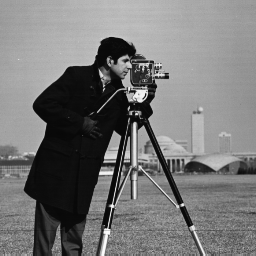
#> input picture HW2/cameraman.tif, 256 x 256 px, given in place of cameraman.jpg, which was not available
$ jupyter execute --allow-errors HW1.ipynb   (text cells are left out)
#> lines starting #> are read from the running program, lines starting #| are printed output that depends on the picture; pictures that were not available may be replaced by others from this repository, and a replacement may not be noted
#> further down, original_img is the input picture: shape (256, 256); min 7, max 253, mean 118.7
[cell 1]
import numpy as np
import matplotlib.pyplot as plt

[cell 2]
import numpy as np

def SVD(A):
    """
    Compute the Singular Value Decomposition (SVD) of a matrix A.

    Parameters:
    A (numpy.ndarray): Input matrix of shape (h, w).

    Returns:
    U (numpy.ndarray): Left singular vectors of shape (h, h).
    Sig (numpy.ndarray): Singular values of shape (min(h, w), 1).
    V (numpy.ndarray): Right singular vectors of shape (w, w).
    """
    A = A.astype(np.float32)
    h, w = A.shape # get the dimension of A
#> h = 256; w = 256

    # Calculate U
    AAT = np.dot(A, A.T)
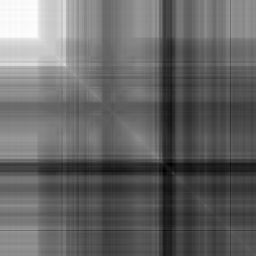
#> AAT: shape (256, 256) float32; min 1284701, max 7663319, mean 3857165; drawn with min black and max white
    eigenValues_U, U = np.linalg.eig(AAT)
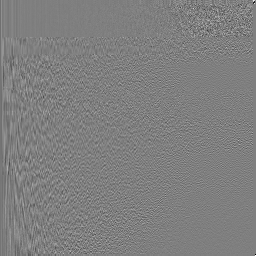
#> U: shape (256, 256) float32; min -0.707, max 0.707, mean -0.000314; drawn with min black and max white
#> eigenValues_U = 256 values, max 1.03e+09 at index 0, min -1.81e-08 at index 254, mean 4603375.5
    sorted_idx = np.flip(np.argsort(eigenValues_U)) # sorting the eigenvalue in descending order
#> sorted_idx = 256 values, max 255 at index 254, min 0 at index 0, mean 127.5
    U = U[:,sorted_idx]


    # Calculate V
    ATA = np.dot(A.T, A)
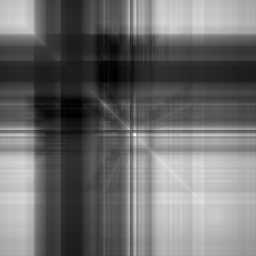
#> ATA: shape (256, 256) float32; min 1608339, max 6745021, mean 3818610.5; drawn with min black and max white
    eigenValues_V, V = np.linalg.eig(ATA)
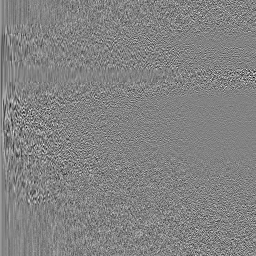
#> V: shape (256, 256) float32; min -0.392, max 0.373, mean 0.000214; drawn with min black and max white
#> eigenValues_V = 256 values, max 1.03e+09 at index 0, min -2.98e-09 at index 254, mean 4603375
    sorted_idx = np.flip(np.argsort(eigenValues_V))
#> sorted_idx = 256 values, max 255 at index 246, min 0 at index 0, mean 127.5
    V = V[:,sorted_idx]
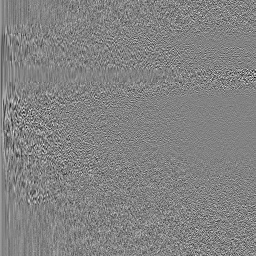
#> V: shape (256, 256) float32; min -0.392, max 0.373, mean 0.000214; drawn with min black and max white
    eigenValues_V = eigenValues_V[sorted_idx] # I intended to build sigma matrix by using the eigen value of V(that is same to that of U.)
#> eigenValues_V = 256 values, max 1.03e+09 at index 0, min -2.98e-09 at index 255, mean 4603375

    # Calculate the singular values (Sig)
    Sig = np.sqrt(eigenValues_V) # I believe that the eigenvalue of V is always positive, which is derived from the linear algebra

    # Ensure proper signs in U and V
    for i in range(min(w, h)):
        if np.sign(np.dot(A,V[:,i])[0]) != np.sign(Sig[i]*U[:,i][0]): # if the sign is different
            V[:, i] = -V[:, i] # change the sign
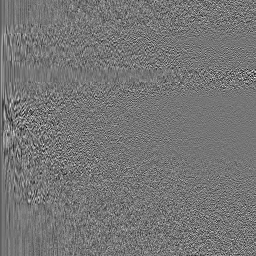
#> V: shape (256, 256) float32; min -0.339, max 0.392, mean -0.000199; drawn with min black and max white

    # Sort singular values in descending order
    return U, Sig, V.T

[cell 3]
# check L2 norm
def check_error(a:np.array, svd:SVD):
  u,s,v = np.linalg.svd(a)
  v = v.T
  u_impl, s_impl, v_impl = SVD(a)
  v_impl = v_impl.T
  H, W = a.shape
  error = 0.
  for h in range(H):
    if np.sign(u[:,h][0]) != np.sign(u_impl[:,h][0]):
      error += np.linalg.norm(u[:,h][0]+u_impl[:,h][0])
    else:
      error += np.linalg.norm(u[:,h][0]-u_impl[:,h][0])
  for w in range(W):
    if np.sign(v[:,w][0]) != np.sign(v_impl[:,w][0]):
      error += np.linalg.norm(v[:,w][0]+v_impl[:,w][0])
    else:
      error += np.linalg.norm(v[:,w][0]-v_impl[:,w][0])
  error += np.linalg.norm(s-s_impl)
  return error

[cell 4]
import trimesh

[cell 5]
# choose the directory where you put your input cup pointcloud file
input_path = "./input.ply"
target_path = "./target.ply"
#> (the rest of this cell did not finish here and is left out)

#> (a cell that did not finish here is left out)

#> (a cell that did not finish here is left out)

[cell 8]
import cv2
import copy
original_img = cv2.imread("./cameraman.jpg", cv2.IMREAD_UNCHANGED)
original_img = original_img.astype(np.float32) # for precision change
num = 8

# compression and restore
def compress(Sigma, rank=0):
  ########################################
  #------To Do : Fill here---------------#
  ########################################
  if rank ==0:
    return np.diag(Sigma)
  Sigma = Sigma[rank:] # drop the largest sigma
  Sigma = np.diag(Sigma) # make 1D array to 2D matrix for convenience
  ########################################
  #------End of your Code----------------#
  ########################################
  return Sigma

U, Sig, Vt = None, None, None
img_list = [] # list of images in numpy format
########################################
#------To Do : Fill here---------------#
########################################
U,Sig,Vt = SVD(original_img)
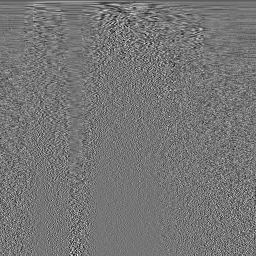
#> Vt: shape (256, 256) float32; min -0.339, max 0.392, mean -0.000199; drawn with min black and max white

# U,Sig,Vt = np.linalg.svd(original_img)
h,w = original_img.shape # get the dimension of original image.
#> h = 256; w = 256
img_list.append(original_img) # we want to show the original image

for rank in range(1,10):
   reduced_sig = compress(Sig,rank)
   reduced_U = U[:,rank:]
   reduced_V = Vt[rank:,:]
   tmpImg = reduced_U.dot(reduced_sig).dot(reduced_V)
   img_list.append(tmpImg)
#> this loop made 9 passes
#> pass 1, in compress, `Sigma = np.diag(Sigma)`:
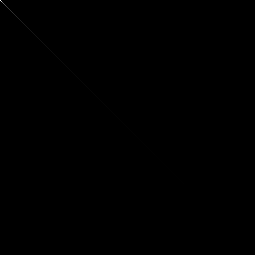
#> Sigma: shape (255, 255) float32; 0% of the values are NaN or infinite; the others: min 0, max 7237.9, mean 1.22; drawn with min black, max white, NaN and infinite black
#> pass 1, `reduced_U = U[:,rank:]`:
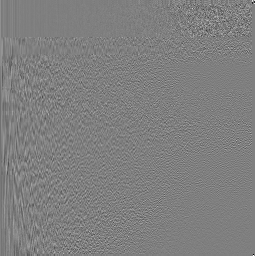
#> reduced_U: shape (256, 255) float32; min -0.707, max 0.707, mean -7.53e-05; drawn with min black and max white
#> after the loop:
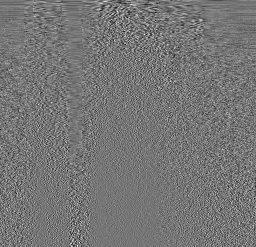
#> reduced_V: shape (247, 256) float32; min -0.339, max 0.392, mean -3.8e-06; drawn with min black and max white
#> after the loop, img_list = 10 items

########################################
#------End of your Code----------------#
########################################

# Restore with different ranks(with different a)
gridspec_kw = {"wspace": 0.0, "hspace": 0.0}
fig, ax = plt.subplots(2, 5, gridspec_kw=gridspec_kw, figsize=(15, 9))
fig.subplots_adjust(left=0, bottom=0, right=1, top=1)
for y in range(2):
    for x in range(5):
        idx = 5*y+x
          # original_img
        if idx == 0:
          ax[y][x].set_title("Original")
        else:
          ax[y][x].set_title("Reduced {} ranks".format(idx))
        ax[y][x].imshow(img_list[idx], cmap='gray')
        ax[y][x].set_axis_off()
